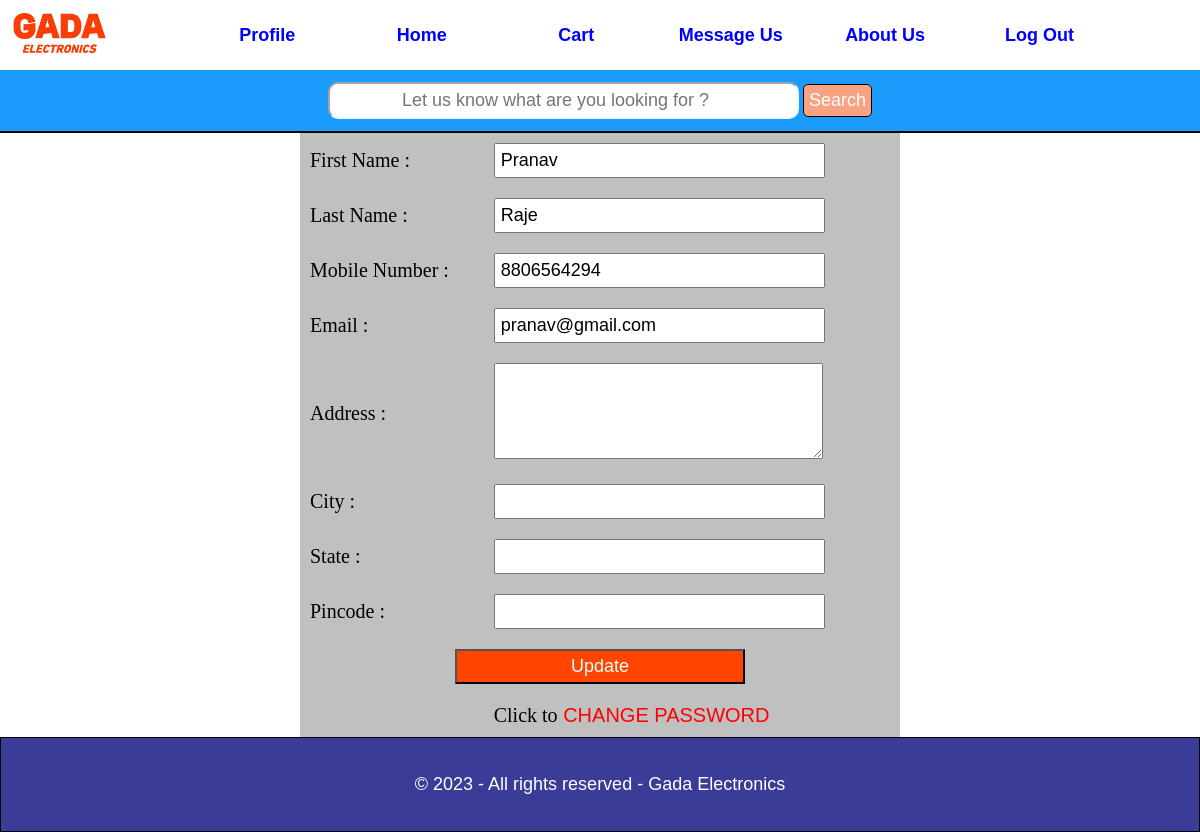
The app's page /update-profile.php?flag=1 (signed in) with its own data.
### tables this page shows
CREATE TABLE IF NOT EXISTS `customer` (
  `first_name` varchar(20) NOT NULL,
  `last_name` varchar(20) NOT NULL,
  `mobile_number` bigint NOT NULL,
  `email` varchar(50) NOT NULL,
  `password` varchar(100) NOT NULL,
  `address` varchar(100) NOT NULL,
  `city` varchar(20) NOT NULL,
  `state` varchar(20) NOT NULL,
  `pincode` varchar(7) NOT NULL,
  PRIMARY KEY (`email`)
);

### update-profile.php (the view, shortened to what this page needs)
<?php include("partials/menu.php"); ?>
<!DOCTYPE html>
<html lang="en">
<head>
</head>
<body>
     <div class="main-content">
          <center>
          <form action="" method="post">
               <?php
                    $mail = $_SESSION['user'];
                    $query="SELECT * FROM customer WHERE email='$mail'";
                    $res = mysqli_query($con,$query);
                    if($res)
                    {
                         if(mysqli_num_rows($res)>0)
                         {
                              $row = mysqli_fetch_assoc($res);
                         }
                         else
                         {
                              $_SESSION['no-login-msg'] = '<div class="error">* Something went wrong! Try again!</div>';
                              header("Location:".SITEURL."/login.php");
                         }
                    }
               ?>
               <table>
                    <tr>
                         <td>First Name :</td>
                         <td><input type="text" name="fname" value="<?php echo $row['first_name'] ?>" required></td>
                    </tr>
                    <tr>
                         <td>Last Name :</td>
                         <td><input type="text" name="lname" value="<?php echo $row['last_name'] ?>" required></td>
                    </tr>
                    <tr>
                         <td>Mobile Number :</td>
                         <td><input type="tel" pattern="[789][0-9]{9}" name="mobile" value="<?php echo $row['mobile_number'] ?>" required></td>
                    </tr>
                    <tr>
                         <td>Email :</td>
                         <td><input type="email" name="email" value="<?php echo $row['email'] ?>" required></td>
                    </tr>
                    <tr>
                         <td>Address :</td>
                         <td><textarea name="address" cols="30" rows="4" required><?php echo $row['address'] ?></textarea></td>
                    </tr>
                    <tr>
                         <td>City :</td>
                         <td><input type="text" name="city" value="<?php echo $row['city'] ?>" required></td>
                    </tr>
                    <tr>
                         <td>State :</td>
                         <td><input type="text" name="state" value="<?php echo $row['state'] ?>" required></td>
                    </tr>
                    <tr>
                         <td>Pincode :</td>
                         <td><input type="number" maxlength="6" name="pincode" value="<?php echo $row['pincode'] ?>" required></td>
                    </tr>
                    <tr>
                         <td colspan="2"><input id="change" type="submit" name="submit" value="Update"></td>
                    </tr>
                    <tr>
                         <td></td>
                         <td>Click to<a href="change-password.php"> CHANGE PASSWORD</a></td>
                    </tr>
               </table>
          </form>
          </center>
     </div>
     <div class="footer">
          <div class="center">© 2023 - All rights reserved - Gada Electronics</div>
     </div>
</body>
</html>

### css/header-footer.css (style rules this page uses)
* { margin: 0; padding: 0; font-family: Verdana, Geneva, Tahoma, sans-serif; }
.center { text-align: center; padding: 3%; }
.footer { font-size: large; background-color: #3B3B98; color: white; border: 1px solid black; }

### update-profile.php (style rules this page uses)
table { width: 50%; border-collapse: collapse; text-align:left; background:silver; }
table td { padding:10px; font-family:verdana; font-size:20px; }
[type="text"], [type="tel"],[type="email"],[type="number"],textarea { width:80%; font-size:large; padding:5px }
a { color: red; text-decoration:none; }
#change { color: white; background-color: orangered; padding:5px; width:50%; font-size:large; cursor:pointer; margin-left: 25%; }

### records on screen
customer: fname "Pranav", lname "Raje", mobile "8806564294", email "pranav@gmail.com"
